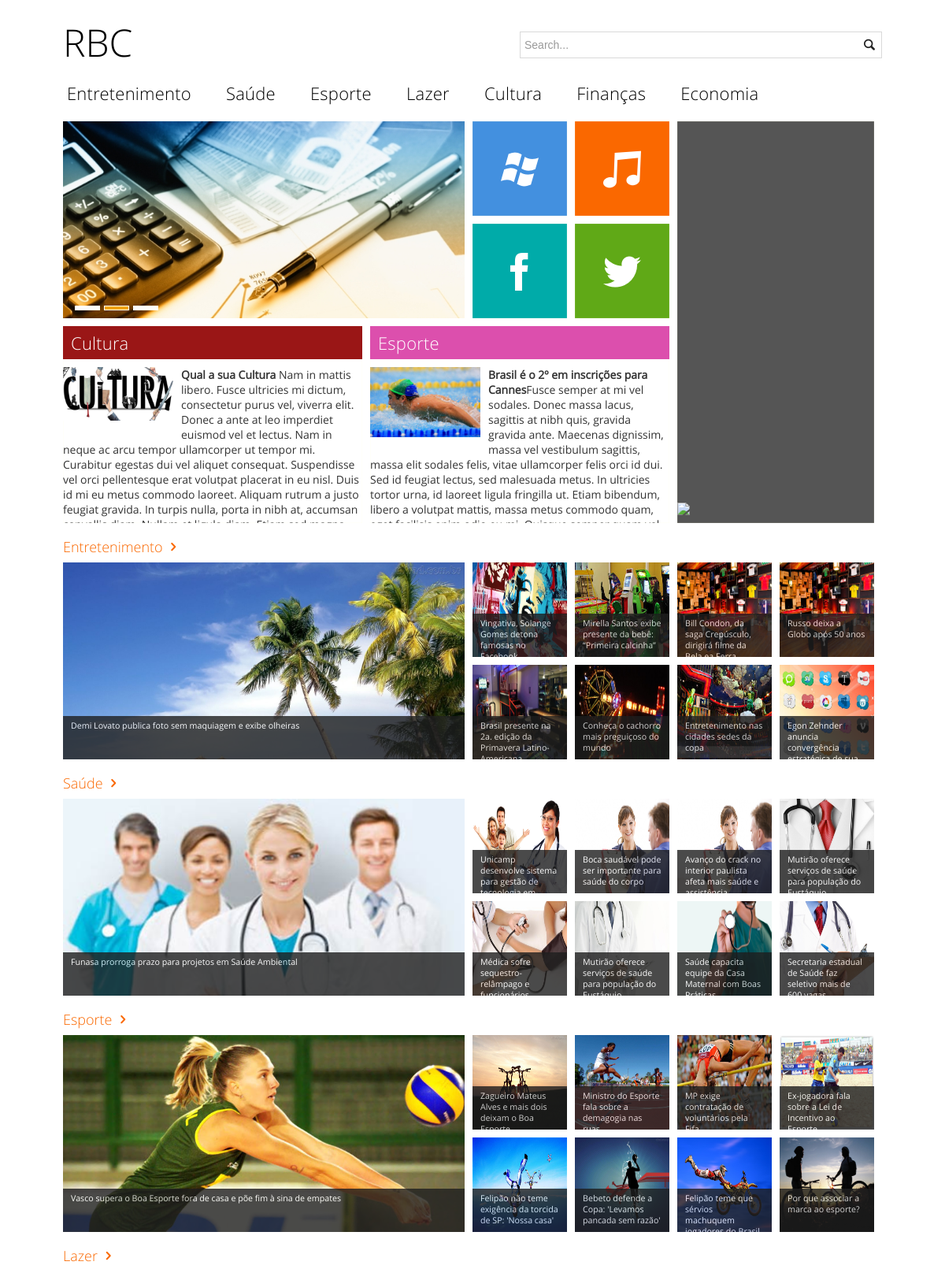
The page / (upper part) on the database its author committed.
### tables this page shows
CREATE TABLE IF NOT EXISTS `categoria` (
  `codigo` int(11) NOT NULL AUTO_INCREMENT,
  `nome` varchar(150) NOT NULL,
  `descricao` text NOT NULL,
  `valor` int(11) NOT NULL,
  PRIMARY KEY (`codigo`)
);

CREATE TABLE IF NOT EXISTS `feed` (
  `codigo` int(11) NOT NULL AUTO_INCREMENT,
  `nome` varchar(150) NOT NULL,
  `texto` text NOT NULL,
  `valor` int(11) NOT NULL,
  `foto` varchar(50) NOT NULL,
  PRIMARY KEY (`codigo`)
);

CREATE TABLE IF NOT EXISTS `categoria_feed` (
  `idCategoria` int(11) NOT NULL,
  `idFeed` int(11) NOT NULL,
  PRIMARY KEY (`idCategoria`,`idFeed`),
  KEY `fk_categoria_has_feed_feed1_idx` (`idFeed`),
  KEY `fk_categoria_has_feed_categoria_idx` (`idCategoria`)
);

### Database.php (called while the page is built, shortened)
<?php
class Database{
	private static $database;
	private $pdo;
	private function __construct(){
		$db_user = "root";
		$db_pass = "";
		$db_name = 'mysql:host=localhost;dbname=rbc';
		try {
			$this->pdo = new PDO($db_name, $db_user, $db_pass, array(PDO::MYSQL_ATTR_INIT_COMMAND => "SET NAMES utf8"));
			$this->pdo->setAttribute(PDO::ATTR_ERRMODE, PDO::ERRMODE_EXCEPTION);
			$this->pdo->setAttribute(PDO::ATTR_PERSISTENT, TRUE);
			$this->pdo->setAttribute(PDO::ATTR_CASE, PDO::CASE_LOWER);
			$this->pdo->setAttribute(PDO::ATTR_AUTOCOMMIT, FALSE);
		} catch (Exception $e) {
			throw new PDOException($e->getMessage(), $e->getCode());
		}
	}
	public static function getInstance(){
		if(Database::$database == null){
			Database::$database = new Database();
		}
		return Database::$database;
	}
	public function query( $sql, $sqlParam = array()) {
		$statement = $this->execute($sql, $sqlParam);
		return $statement->fetchAll(PDO::FETCH_ASSOC);
	}
	public function execute( $sql, $sqlParam = array()) {
		$parameters = array();
		$sqlParamExecute = array();
		foreach($sqlParam as $index => $value){
			$sqlParamExecute[$index] = urldecode($value);
		}
		$statement = $this->pdo->prepare($sql);
		try{
			$statement->execute($sqlParamExecute);
		}catch(PDOException $e){
			if($e->errorInfo[1] == '12899'){
				$column = $e->errorInfo[2];
				$columnError = explode("\"", $column);
				$coluna = $columnError[sizeof($columnError)-2];
				$parameters[":".$coluna] = substr($parameters[":".$coluna],0,250);
				$statement = $this->pdo->prepare($sql);
				$statement->execute($parameters);
			}else{
				throw $e;
			}
		}
		return $statement;
	}
	public function queryOne( $sql, $sqlParam = array()) {
		$exec = $this->query($sql, $sqlParam);
		if ($exec) {
			return current($exec);
		} else {
			return null;
		}
	}
}

### Categoria.php (called while the page is built, shortened)
<?php
class Categoria{
	protected $codigo;
	protected $nome;
	public function getCodigo() {
		return $this->codigo;
	}
	public function setCodigo($codigo) {
		$this->codigo = $codigo;
	}
	public function getNome() {
		return $this->nome;
	}
	public function setNome($nome) {
		$this->nome = $nome;
	}
	public function hydrate($array) {
		if (is_array($array) && !empty($array)) {
			foreach ($array as $k=>$v) {
				$methodName = $this->arrToMethodName($k);
			}
		}
	}
	public static function retrieveCategorias() {
		$sqlParam = array();
		$db = Database::getInstance();
		$sql = "SELECT * FROM categoria " ;
		try{
			$result = $db->query($sql, $sqlParam);
			if (is_null($result)) {
				return null;
			} else {
				$retorno = array();
				foreach($result as $r){
					$obj = new Categoria();
					$obj->hydrate($r);
					$retorno[] = $obj;
				}
				return $retorno;
			}
		} catch (PDOException $e) {
			throw new PDOException($e->getMessage());
		}
	}
	public static function retrieveByFeed($idFeed) {
		$sqlParam = array();
		$sqlParam[':idFeed'] = $idFeed;
		$db = Database::getInstance();
		$sql = "SELECT c.* FROM categoria c INNER JOIN categoria_feed cf ON cf.idcategoria = c.codigo  WHERE cf.idfeed = :idFeed" ;
		try{
			$result = $db->queryOne($sql, $sqlParam);
			if (is_null($result)) {
				return null;
			} else {
				$obj = new Categoria();
				$obj->hydrate($result);
				return $obj;
			}
		} catch (PDOException $e) {
			throw new PDOException($e->getMessage());
		}
	}
	private function arrToMethodName($arr) {
		$tmp = explode('_', $arr);
		$string = 'set';
		foreach($tmp as $valor) {
			$string.= ucfirst($valor);
		}
		return $string;
	}
}

### Feed.php (called while the page is built, shortened)
<?php
class Feed{
	protected $codigo;
	protected $nome;
	protected $texto;
	protected $foto;
	public function getCodigo() {
		return $this->codigo;
	}
	public function setCodigo($codigo) {
		$this->codigo = $codigo;
	}
	public function getNome() {
		return $this->nome;
	}
	public function setNome($nome) {
		$this->nome = $nome;
	}
	public function getTexto() {
		return $this->texto;
	}
	public function setTexto($texto) {
		$this->texto = $texto;
	}
	public function getFoto() {
		return $this->foto;
	}
	public function setFoto($foto) {
		$this->foto = $foto;
	}
	public function hydrate($array) {
		if (is_array($array) && !empty($array)) {
			foreach ($array as $k=>$v) {
				$methodName = $this->arrToMethodName($k);
			}
		}
	}
	public static function retrieveByValor() {
		$sqlParam = array();
		$db = Database::getInstance();
		$sql = "SELECT * FROM feed ORDER BY VALOR LIMIT 1" ;
		try{
			$result = $db->queryOne($sql, $sqlParam);
			if (is_null($result)) {
				return null;
			} else {
				$obj = new Feed();
				$obj->hydrate($result);
				return $obj;
			}
		} catch (PDOException $e) {
			throw new PDOException($e->getMessage());
		}
	}
	public static function retrieveByValorDesc() {
		$sqlParam = array();
		$db = Database::getInstance();
		$sql = "SELECT * FROM feed ORDER BY VALOR DESC LIMIT 1" ;
		try{
			$result = $db->queryOne($sql, $sqlParam);
			if (is_null($result)) {
				return null;
			} else {
				$obj = new Feed();
				$obj->hydrate($result);
				return $obj;
			}
		} catch (PDOException $e) {
			throw new PDOException($e->getMessage());
		}
	}
	public static function retrieveByCategoria($idCategoria) {
		$sqlParam = array();
		$sqlParam[':CODIGO'] = $idCategoria;
		$db = Database::getInstance();
		$sql = "SELECT * FROM feed f  INNER JOIN categoria_feed cf
				ON cf.idfeed = f.codigo
				WHERE cf.idcategoria = :CODIGO ORDER BY VALOR" ;
		try{
			$result = $db->query($sql, $sqlParam);
			if (is_null($result)) {
				return null;
			} else {
				$retorno = array();
				foreach($result as $r){
					$obj = new Feed();
					$obj->hydrate($r);
					$retorno[] = $obj;
				}
				return $retorno;
			}
		} catch (PDOException $e) {
			throw new PDOException($e->getMessage());
		}
	}
	private function arrToMethodName($arr) {
		$tmp = explode('_', $arr);
		$string = 'set';
		foreach($tmp as $valor) {
			$string.= ucfirst($valor);
		}
		return $string;
	}
}

### index.php (the view, shortened to what this page needs)
<?php
require_once 'Feed.php';
require_once 'Database.php';
require_once 'Categoria.php';
?>
<!DOCTYPE html>
<html>
<head>
	<link href="css/metro-bootstrap.css" rel="stylesheet">
	<link href="css/iconFont.css" rel="stylesheet">
</head>
<body class="metro">
	<div class="container">
		<header class="margin20 nrm nlm">
			<div class="clearfix">
				<div class="place-right">
					<form>
						<div class="input-control text size6 margin20 nrm">
							<input type="text" name="q" placeholder="Search...">
							<button class="btn-search"></button>
						</div>
					</form>
				</div>
				<a class="place-left" href="index.php" title="">
					<h1>RBC</h1>
				</a>
			</div>
			<div class="main-menu-wrapper">
				<ul class="horizontal-menu nlm">
<?php
$categorias = Categoria::retrieveCategorias();
foreach ($categorias as $categoria) {
?>
					<li><a href="#"><?= $categoria->getNome() ?></a></li>
<?php }?>
				</ul>
			</div>
	</header>
		<div class="main-content clearfix">
			<div class="tile-area no-padding clearfix">
				<div class="tile-group no-margin no-padding clearfix" style="width: 100%">
					<div class="tile double quadro-vertical bg-gray ol-transparent" style="float: right; ">
						<div class="tile-content">
							<div class="brand">
								<img src="images/banner1.gif" style="height: 510px;"/>
							</div>
						</div>
					</div>
					<div class="tile quadro double-vertical ol-transparent">
						<div class="tile-content">
							<div class="carousel" data-role="carousel" data-height="100%" data-width="100%" data-controls="false">
								<div class="slide">
									<img src="images/2.jpg" />
								</div>
							</div>
						</div>
					</div>
					<div class="tile bg-lightBlue ol-transparent">
						<div class="tile-content icon">
							<span class="icon-windows"></span>
						</div>
					</div>
					<div class="tile bg-orange ol-transparent">
						<div class="tile-content icon">
							<span class="icon-music"></span>
						</div>
					</div>
					<div class="tile ol-transparent bg-teal">
						<div class="tile-content icon">
							<span class="icon-facebook"></span>
						</div>
					</div>
					<div class="tile ol-transparent bg-green">
						<div class="tile-content icon">
							<span class="icon-twitter"></span>
						</div>
					</div>
					<div class="tile triple double-vertical ol-transparent bg-white">
						<div class="tile-content">
							<div class="panel no-border">
							<?php
								$feed = Feed::retrieveByValor();
								$categoria = Categoria::retrieveByFeed($feed->getCodigo());
							?>
								<div class="panel-header bg-darkRed fg-white"><?= $categoria->getNome() ?></div>
								<div class="panel-content fg-dark nlp nrp">
									<a href="noticia.php?c=<?= $feed->getCodigo()?>">
									<img src="images/<?= $feed->getFoto() ?>" class="place-left margin10 nlm ntm size2">
									</a>
									<strong><?= $feed->getNome() ?></strong> <?= $feed->getTexto() ?>
								</div>
							</div>
						</div>
					</div>
					<div class="tile triple double-vertical ol-transparent bg-white">
						<div class="tile-content">
							<div class="panel no-border">
							<?php
								$feed = Feed::retrieveByValorDesc();
								$categoria = Categoria::retrieveByFeed($feed->getCodigo());
							?>
								<div class="panel-header bg-pink fg-white"><?= $categoria->getNome() ?></div>
								<div class="panel-content fg-dark nlp nrp">
									<a href="noticia.php?c=<?= $feed->getCodigo()?>">
										<img src="images/<?= $feed->getFoto() ?>" class="place-left margin10 nlm ntm size2">
									</a>
									<strong><?= $feed->getNome() ?></strong><?= $feed->getTexto() ?>
								</div>
							</div>
						</div>
					</div>
				</div>
<?php
				$categorias = Categoria::retrieveCategorias();
				foreach ($categorias as $categoria) {
				$feeds = Feed::retrieveByCategoria($categoria->getCodigo());
?>
				<div class="tile-group no-margin no-padding1 clearfix" style="width: 100%;">
					<a href="#"><span class="tile-group-title fg-orange"> <?= $categoria->getNome() ?> <span class="icon-arrow-right-5"></span></span></a>
<?php
				foreach ($feeds as $key => $feed) {
						if($key == 0){
?>
					<div class="tile quadro double-vertical">
					<a href="noticia.php?c=<?= $feed->getCodigo() ?>">
						<div class="image-container" style="height: 100%; width: 100%;">
							<img src="images/<?= $feed->getFoto() ?>" class="place-left  shadow" />
								<div class="overlay">
									<?= $feed->getNome() ?>
								</div>
						</div>
					</a>
					</div>
<?php
						}
					if($key != 0 && $key < 9){
?>
					<div class="tile">
						<a href="noticia.php?c=<?= $feed->getCodigo() ?>">
							<div class="image-container" style="height: 100%; width: 100%;">
									<img src="images/<?= $feed->getFoto() ?>" class="place-left span2 shadow" style="height: 100%; width: 100%;"/>
									<div class="overlay">
										<?= $feed->getNome() ?>
									</div>
							</div>
						</a>
					</div>
<?php }}}?>
			</div>
		</div>
		</div>
	</div>
</body>
</html>

### index.php (style rules this page uses)
.container { width: 1040px; }

### rows shown on the page
categoria: nome "Entretenimento"
categoria: nome "Saúde"
categoria: nome "Esporte"
categoria: nome "Lazer"
categoria: nome "Cultura"
categoria: nome "Finanças"
categoria: nome "Economia"
feed: foto (picture), nome "Qual a sua Cultura", texto "Nam in mattis libero. Fusce ultricies mi dictum, consectetur purus vel, viverra elit. Donec a ante at leo imperdiet euismod vel et lectus. Nam in neque ac arcu tempor ullamcorper ut tempor mi. Curabitur egestas dui vel aliquet consequat. Suspendisse vel orci pellentesque erat volutpat placerat in eu nisl. Duis id mi eu metus commodo laoreet. Aliquam rutrum a justo feugiat gravida. In turpis nulla, porta in nibh at, accumsan…"
feed: foto (picture), nome "Brasil é o 2º em inscrições para Cannes", texto "Fusce semper at mi vel sodales. Donec massa lacus, sagittis at nibh quis, gravida gravida ante. Maecenas dignissim, massa vel vestibulum sagittis, massa elit sodales felis, vitae ullamcorper felis orci id dui. Sed id feugiat lectus, sed malesuada metus. In ultricies tortor urna, id laoreet ligula fringilla ut. Etiam bibendum, libero a volutpat mattis, massa metus commodo quam,…"
categoria_feed: idFeed.foto (picture), idFeed.nome "Demi Lovato publica foto sem maquiagem e exibe olheiras"
categoria_feed: idFeed.foto (picture), idFeed.nome "Vingativa, Solange Gomes detona famosas no…"
categoria_feed: idFeed.foto (picture), idFeed.nome "Mirella Santos exibe presente da bebê: “Primeira calcinha”"
categoria_feed: idFeed.foto (picture), idFeed.nome "Bill Condon, da saga Crepúsculo, dirigirá filme da…"
categoria_feed: idFeed.foto (picture), idFeed.nome "Russo deixa a Globo após 50 anos"
categoria_feed: idFeed.foto (picture), idFeed.nome "Brasil presente na 2a. edição da Primavera…"
categoria_feed: idFeed.foto (picture), idFeed.nome "Conheça o cachorro mais preguiçoso do mundo"
categoria_feed: idFeed.foto (picture), idFeed.nome "Entretenimento nas cidades sedes da copa"
categoria_feed: idFeed.foto (picture), idFeed.nome "Egon Zehnder anuncia convergência…"
categoria_feed: idFeed.foto (picture), idFeed.nome "Funasa prorroga prazo para projetos em Saúde Ambiental"
categoria_feed: idFeed.foto (picture), idFeed.nome "Unicamp desenvolve sistema para gestão de…"
categoria_feed: idFeed.foto (picture), idFeed.nome "Boca saudável pode ser importante para saúde do corpo"
categoria_feed: idFeed.foto (picture), idFeed.nome "Avanço do crack no interior paulista afeta mais saúde e…"
categoria_feed: idFeed.foto (picture), idFeed.nome "Mutirão oferece serviços de saúde para população do…"
categoria_feed: idFeed.foto (picture), idFeed.nome "Médica sofre sequestro-relâmpago e…"
categoria_feed: idFeed.foto (picture), idFeed.nome "Mutirão oferece serviços de saúde para população do…"
categoria_feed: idFeed.foto (picture), idFeed.nome "Saúde capacita equipe da Casa Maternal com Boas…"
categoria_feed: idFeed.foto (picture), idFeed.nome "Secretaria estadual de Saúde faz seletivo mais de…"
categoria_feed: idFeed.foto (picture), idFeed.nome "Vasco supera o Boa Esporte fora de casa e põe fim à sina de empates"
categoria_feed: idFeed.foto (picture), idFeed.nome "Zagueiro Mateus Alves e mais dois deixam o Boa…"
categoria_feed: idFeed.foto (picture), idFeed.nome "Ministro do Esporte fala sobre a demagogia nas…"
categoria_feed: idFeed.foto (picture), idFeed.nome "MP exige contratação de voluntários pela…"
categoria_feed: idFeed.foto (picture), idFeed.nome "Ex-jogadora fala sobre a Lei de Incentivo ao…"
categoria_feed: idFeed.foto (picture), idFeed.nome "Felipão não teme exigência da torcida de SP: 'Nossa casa'"
categoria_feed: idFeed.foto (picture), idFeed.nome "Bebeto defende a Copa: 'Levamos pancada sem razão'"
categoria_feed: idFeed.foto (picture), idFeed.nome "Felipão teme que sérvios machuquem…"
categoria_feed: idFeed.foto (picture), idFeed.nome "Por que associar a marca ao esporte?"
